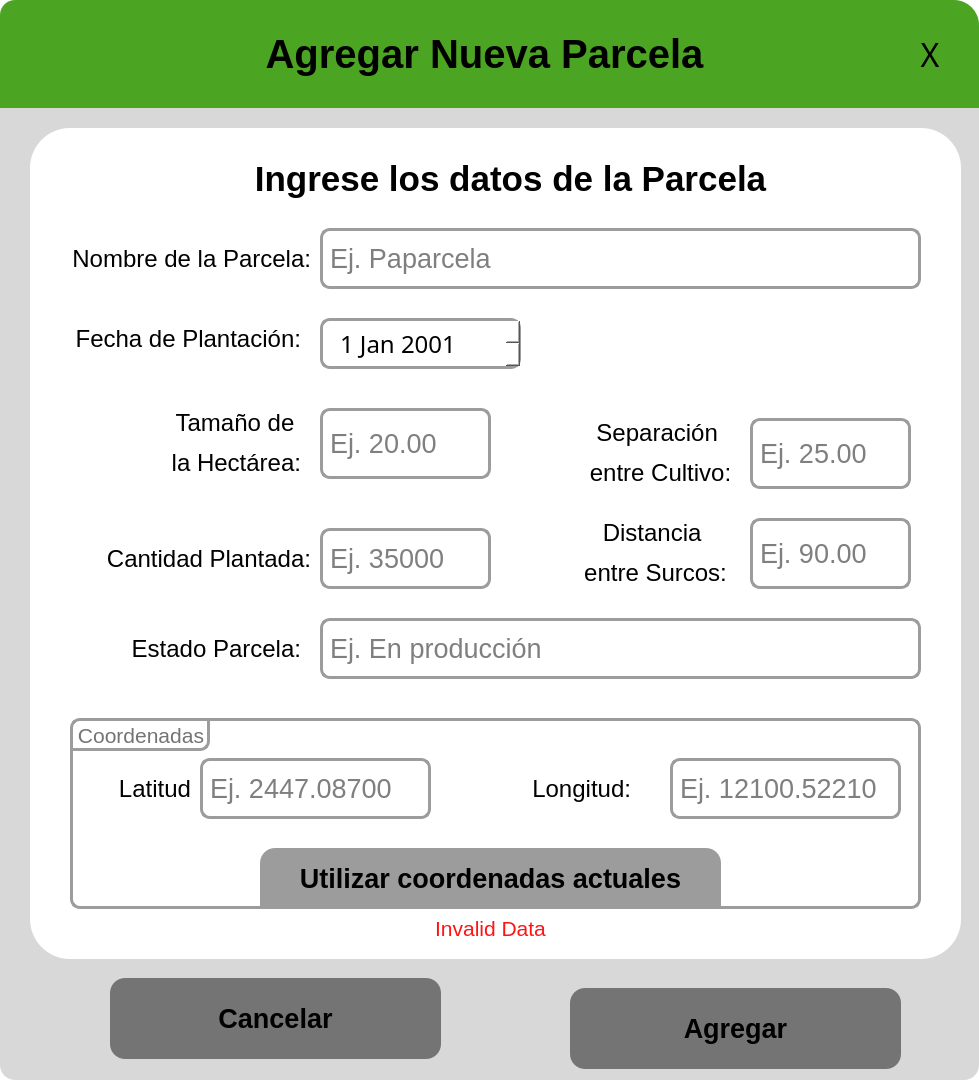
<?xml version="1.0" encoding="UTF-8"?>
<ui version="4.0">
 <class>addParcelaWindow</class>
 <widget class="QWidget" name="addParcelaWindow">
  <property name="geometry">
   <rect>
    <x>0</x>
    <y>0</y>
    <width>979</width>
    <height>1080</height>
   </rect>
  </property>
  <property name="windowTitle">
   <string>Form</string>
  </property>
  <property name="styleSheet">
   <string notr="true">border-radius: 15px;
background-color: rgba(61, 255, 181,0);</string>
  </property>
  <layout class="QGridLayout" name="gridLayout" rowstretch="10,90" columnstretch="90,10">
   <property name="leftMargin">
    <number>0</number>
   </property>
   <property name="topMargin">
    <number>0</number>
   </property>
   <property name="rightMargin">
    <number>0</number>
   </property>
   <property name="bottomMargin">
    <number>0</number>
   </property>
   <property name="spacing">
    <number>0</number>
   </property>
   <item row="0" column="0">
    <widget class="QGroupBox" name="logoutGroupBox">
     <property name="styleSheet">
      <string notr="true">background-color: rgb(76, 165, 34);
border-bottom-left-radius: 0px;
border-bottom-right-radius: 0px;
border-top-right-radius: 0px;

</string>
     </property>
     <property name="title">
      <string/>
     </property>
     <layout class="QGridLayout" name="logoutGroupBoxLayout" columnstretch="30,40,20">
      <property name="leftMargin">
       <number>0</number>
      </property>
      <property name="topMargin">
       <number>0</number>
      </property>
      <property name="rightMargin">
       <number>0</number>
      </property>
      <property name="bottomMargin">
       <number>0</number>
      </property>
      <property name="spacing">
       <number>0</number>
      </property>
      <item row="0" column="2">
       <spacer name="horizontalSpacerLogout">
        <property name="orientation">
         <enum>Qt::Horizontal</enum>
        </property>
        <property name="sizeHint" stdset="0">
         <size>
          <width>192</width>
          <height>20</height>
         </size>
        </property>
       </spacer>
      </item>
      <item row="0" column="1">
       <widget class="QLabel" name="titleLabel">
        <property name="font">
         <font>
          <family>Ubuntu</family>
          <pointsize>30</pointsize>
          <bold>true</bold>
         </font>
        </property>
        <property name="text">
         <string>Agregar Nueva Parcela</string>
        </property>
        <property name="alignment">
         <set>Qt::AlignCenter</set>
        </property>
        <property name="margin">
         <number>0</number>
        </property>
       </widget>
      </item>
      <item row="0" column="0">
       <spacer name="horizontalSpacer">
        <property name="orientation">
         <enum>Qt::Horizontal</enum>
        </property>
        <property name="sizeHint" stdset="0">
         <size>
          <width>40</width>
          <height>20</height>
         </size>
        </property>
       </spacer>
      </item>
     </layout>
    </widget>
   </item>
   <item row="0" column="1">
    <widget class="QPushButton" name="closeDialogButton">
     <property name="sizePolicy">
      <sizepolicy hsizetype="Preferred" vsizetype="Preferred">
       <horstretch>0</horstretch>
       <verstretch>0</verstretch>
      </sizepolicy>
     </property>
     <property name="font">
      <font>
       <family>Arial Rounded MT Bold</family>
       <pointsize>24</pointsize>
       <bold>false</bold>
      </font>
     </property>
     <property name="styleSheet">
      <string notr="true">QPushButton{
	background-color: rgb(76, 165, 34);
border-bottom-left-radius: 0px;
border-bottom-right-radius: 0px;
border-top-left-radius: 0px;
border-top-right-radius: 25px;
}
QPushButton:hover{
	
	background-color: rgb(190, 67, 42);
}</string>
     </property>
     <property name="text">
      <string>X</string>
     </property>
    </widget>
   </item>
   <item row="1" column="0" colspan="2">
    <widget class="QGroupBox" name="logoutOptionsGroupBox">
     <property name="styleSheet">
      <string notr="true">background-color: rgb(255, 255, 255);
background-color: rgb(216, 216, 216);
border-top-left-radius: 0px;
border-top-right-radius: 0px;</string>
     </property>
     <property name="title">
      <string/>
     </property>
     <widget class="QPushButton" name="acceptDialogButton">
      <property name="geometry">
       <rect>
        <x>570</x>
        <y>880</y>
        <width>331</width>
        <height>81</height>
       </rect>
      </property>
      <property name="sizePolicy">
       <sizepolicy hsizetype="Preferred" vsizetype="Preferred">
        <horstretch>0</horstretch>
        <verstretch>0</verstretch>
       </sizepolicy>
      </property>
      <property name="font">
       <font>
        <family>Ubuntu</family>
        <pointsize>20</pointsize>
        <bold>true</bold>
       </font>
      </property>
      <property name="styleSheet">
       <string notr="true">QPushButton{
background-color: rgb(116, 116, 116);
border-radius: 15px;
}
QPushButton:hover{
	
	background-color: rgb(76, 165, 34);
}</string>
      </property>
      <property name="text">
       <string>Agregar</string>
      </property>
     </widget>
     <widget class="QPushButton" name="cancelDialogButton">
      <property name="geometry">
       <rect>
        <x>110</x>
        <y>870</y>
        <width>331</width>
        <height>81</height>
       </rect>
      </property>
      <property name="sizePolicy">
       <sizepolicy hsizetype="Preferred" vsizetype="Preferred">
        <horstretch>0</horstretch>
        <verstretch>0</verstretch>
       </sizepolicy>
      </property>
      <property name="font">
       <font>
        <family>Ubuntu</family>
        <pointsize>20</pointsize>
        <bold>true</bold>
       </font>
      </property>
      <property name="styleSheet">
       <string notr="true">QPushButton{
background-color: rgb(116, 116, 116);
border-radius: 15px;
}
QPushButton:hover{
background-color: rgb(190, 67, 42);
}</string>
      </property>
      <property name="text">
       <string>Cancelar</string>
      </property>
     </widget>
     <widget class="QGroupBox" name="groupBox">
      <property name="geometry">
       <rect>
        <x>30</x>
        <y>20</y>
        <width>931</width>
        <height>831</height>
       </rect>
      </property>
      <property name="styleSheet">
       <string notr="true">background-color: rgb(255, 255, 255);
border-radius: 40px;</string>
      </property>
      <property name="title">
       <string/>
      </property>
      <widget class="QLineEdit" name="addSeparacionLineEdit">
       <property name="geometry">
        <rect>
         <x>720</x>
         <y>290</y>
         <width>161</width>
         <height>71</height>
        </rect>
       </property>
       <property name="font">
        <font>
         <family>Ubuntu</family>
         <pointsize>20</pointsize>
        </font>
       </property>
       <property name="styleSheet">
        <string notr="true">border: 3px solid;
border-radius: 10px;
border-color: rgb(156, 156, 156);
padding-left: 5px;</string>
       </property>
       <property name="text">
        <string/>
       </property>
       <property name="maxLength">
        <number>6</number>
       </property>
       <property name="placeholderText">
        <string>Ej. 25.00</string>
       </property>
      </widget>
      <widget class="QLabel" name="fechaLabel">
       <property name="geometry">
        <rect>
         <x>30</x>
         <y>180</y>
         <width>241</width>
         <height>61</height>
        </rect>
       </property>
       <property name="font">
        <font>
         <family>Ubuntu</family>
         <pointsize>18</pointsize>
        </font>
       </property>
       <property name="text">
        <string>Fecha de Plantación:</string>
       </property>
       <property name="alignment">
        <set>Qt::AlignRight|Qt::AlignTrailing|Qt::AlignVCenter</set>
       </property>
       <property name="margin">
        <number>3</number>
       </property>
      </widget>
      <widget class="QLabel" name="parcelaNameLabel">
       <property name="geometry">
        <rect>
         <x>30</x>
         <y>100</y>
         <width>251</width>
         <height>61</height>
        </rect>
       </property>
       <property name="font">
        <font>
         <family>Ubuntu</family>
         <pointsize>18</pointsize>
        </font>
       </property>
       <property name="text">
        <string>Nombre de la Parcela:</string>
       </property>
       <property name="alignment">
        <set>Qt::AlignRight|Qt::AlignTrailing|Qt::AlignVCenter</set>
       </property>
       <property name="margin">
        <number>3</number>
       </property>
      </widget>
      <widget class="QLabel" name="tamanoLabel">
       <property name="geometry">
        <rect>
         <x>120</x>
         <y>280</y>
         <width>151</width>
         <height>71</height>
        </rect>
       </property>
       <property name="font">
        <font>
         <family>Ubuntu</family>
         <pointsize>18</pointsize>
        </font>
       </property>
       <property name="text">
        <string>&lt;html&gt;&lt;head/&gt;&lt;body&gt;&lt;p&gt;Tamaño de &lt;/p&gt;&lt;p&gt;la Hectárea:&lt;/p&gt;&lt;/body&gt;&lt;/html&gt;</string>
       </property>
       <property name="alignment">
        <set>Qt::AlignRight|Qt::AlignTrailing|Qt::AlignVCenter</set>
       </property>
       <property name="margin">
        <number>3</number>
       </property>
      </widget>
      <widget class="QLabel" name="cantidadLabel">
       <property name="geometry">
        <rect>
         <x>20</x>
         <y>400</y>
         <width>261</width>
         <height>61</height>
        </rect>
       </property>
       <property name="font">
        <font>
         <family>Ubuntu</family>
         <pointsize>18</pointsize>
        </font>
       </property>
       <property name="text">
        <string>Cantidad Plantada:</string>
       </property>
       <property name="alignment">
        <set>Qt::AlignRight|Qt::AlignTrailing|Qt::AlignVCenter</set>
       </property>
       <property name="margin">
        <number>3</number>
       </property>
      </widget>
      <widget class="QLineEdit" name="addParcelaLineEdit">
       <property name="geometry">
        <rect>
         <x>290</x>
         <y>100</y>
         <width>601</width>
         <height>61</height>
        </rect>
       </property>
       <property name="font">
        <font>
         <family>Ubuntu</family>
         <pointsize>20</pointsize>
        </font>
       </property>
       <property name="styleSheet">
        <string notr="true">border: 3px solid;
border-radius: 10px;
border-color: rgb(156, 156, 156);
padding-left: 5px;</string>
       </property>
       <property name="text">
        <string/>
       </property>
       <property name="maxLength">
        <number>40</number>
       </property>
       <property name="placeholderText">
        <string>Ej. Paparcela</string>
       </property>
      </widget>
      <widget class="QLineEdit" name="addTamanoLineEdit">
       <property name="geometry">
        <rect>
         <x>290</x>
         <y>280</y>
         <width>171</width>
         <height>71</height>
        </rect>
       </property>
       <property name="font">
        <font>
         <family>Ubuntu</family>
         <pointsize>20</pointsize>
        </font>
       </property>
       <property name="styleSheet">
        <string notr="true">border: 3px solid;
border-radius: 10px;
border-color: rgb(156, 156, 156);
padding-left: 5px;</string>
       </property>
       <property name="text">
        <string/>
       </property>
       <property name="maxLength">
        <number>10</number>
       </property>
       <property name="placeholderText">
        <string>Ej. 20.00</string>
       </property>
      </widget>
      <widget class="QLineEdit" name="addCantidadLineEdit">
       <property name="geometry">
        <rect>
         <x>290</x>
         <y>400</y>
         <width>171</width>
         <height>61</height>
        </rect>
       </property>
       <property name="font">
        <font>
         <family>Ubuntu</family>
         <pointsize>20</pointsize>
        </font>
       </property>
       <property name="styleSheet">
        <string notr="true">border: 3px solid;
border-radius: 10px;
border-color: rgb(156, 156, 156);
padding-left: 5px;</string>
       </property>
       <property name="text">
        <string/>
       </property>
       <property name="maxLength">
        <number>9</number>
       </property>
       <property name="placeholderText">
        <string>Ej. 35000</string>
       </property>
      </widget>
      <widget class="QLabel" name="separacionLabel">
       <property name="geometry">
        <rect>
         <x>550</x>
         <y>290</y>
         <width>161</width>
         <height>71</height>
        </rect>
       </property>
       <property name="font">
        <font>
         <family>Ubuntu</family>
         <pointsize>18</pointsize>
        </font>
       </property>
       <property name="text">
        <string>&lt;html&gt;&lt;head/&gt;&lt;body&gt;&lt;p align=&quot;center&quot;&gt;Separación &lt;/p&gt;&lt;p align=&quot;center&quot;&gt;entre Cultivo:&lt;/p&gt;&lt;/body&gt;&lt;/html&gt;</string>
       </property>
       <property name="alignment">
        <set>Qt::AlignRight|Qt::AlignTrailing|Qt::AlignVCenter</set>
       </property>
       <property name="margin">
        <number>3</number>
       </property>
      </widget>
      <widget class="QLabel" name="subtitleLabel">
       <property name="geometry">
        <rect>
         <x>200</x>
         <y>20</y>
         <width>561</width>
         <height>61</height>
        </rect>
       </property>
       <property name="font">
        <font>
         <family>Ubuntu</family>
         <pointsize>26</pointsize>
         <bold>true</bold>
        </font>
       </property>
       <property name="text">
        <string>Ingrese los datos de la Parcela</string>
       </property>
       <property name="alignment">
        <set>Qt::AlignCenter</set>
       </property>
       <property name="margin">
        <number>3</number>
       </property>
      </widget>
      <widget class="QLabel" name="errorLabel">
       <property name="geometry">
        <rect>
         <x>20</x>
         <y>780</y>
         <width>881</width>
         <height>41</height>
        </rect>
       </property>
       <property name="font">
        <font>
         <family>Ubuntu</family>
         <pointsize>16</pointsize>
        </font>
       </property>
       <property name="styleSheet">
        <string notr="true">color: rgb(255, 19, 19);</string>
       </property>
       <property name="text">
        <string>Invalid Data</string>
       </property>
       <property name="alignment">
        <set>Qt::AlignCenter</set>
       </property>
       <property name="margin">
        <number>3</number>
       </property>
      </widget>
      <widget class="QLabel" name="distanciaLabel">
       <property name="geometry">
        <rect>
         <x>550</x>
         <y>390</y>
         <width>151</width>
         <height>71</height>
        </rect>
       </property>
       <property name="font">
        <font>
         <family>Ubuntu</family>
         <pointsize>18</pointsize>
        </font>
       </property>
       <property name="text">
        <string>&lt;html&gt;&lt;head/&gt;&lt;body&gt;&lt;p align=&quot;center&quot;&gt;Distancia &lt;/p&gt;&lt;p align=&quot;center&quot;&gt;entre Surcos:&lt;/p&gt;&lt;/body&gt;&lt;/html&gt;</string>
       </property>
       <property name="alignment">
        <set>Qt::AlignRight|Qt::AlignTrailing|Qt::AlignVCenter</set>
       </property>
       <property name="margin">
        <number>3</number>
       </property>
      </widget>
      <widget class="QLineEdit" name="addEstadoLineEdit">
       <property name="geometry">
        <rect>
         <x>290</x>
         <y>490</y>
         <width>601</width>
         <height>61</height>
        </rect>
       </property>
       <property name="font">
        <font>
         <family>Ubuntu</family>
         <pointsize>20</pointsize>
        </font>
       </property>
       <property name="styleSheet">
        <string notr="true">border: 3px solid;
border-radius: 10px;
border-color: rgb(156, 156, 156);
padding-left: 5px;</string>
       </property>
       <property name="text">
        <string/>
       </property>
       <property name="maxLength">
        <number>40</number>
       </property>
       <property name="placeholderText">
        <string>Ej. En producción </string>
       </property>
      </widget>
      <widget class="QLabel" name="estadoLabel">
       <property name="geometry">
        <rect>
         <x>90</x>
         <y>490</y>
         <width>181</width>
         <height>61</height>
        </rect>
       </property>
       <property name="font">
        <font>
         <family>Ubuntu</family>
         <pointsize>18</pointsize>
        </font>
       </property>
       <property name="text">
        <string>Estado Parcela:</string>
       </property>
       <property name="alignment">
        <set>Qt::AlignRight|Qt::AlignTrailing|Qt::AlignVCenter</set>
       </property>
       <property name="margin">
        <number>3</number>
       </property>
      </widget>
      <widget class="QLineEdit" name="addDistanciaLineEdit">
       <property name="geometry">
        <rect>
         <x>720</x>
         <y>390</y>
         <width>161</width>
         <height>71</height>
        </rect>
       </property>
       <property name="font">
        <font>
         <family>Ubuntu</family>
         <pointsize>20</pointsize>
        </font>
       </property>
       <property name="styleSheet">
        <string notr="true">border: 3px solid;
border-radius: 10px;
border-color: rgb(156, 156, 156);
padding-left: 5px;</string>
       </property>
       <property name="text">
        <string/>
       </property>
       <property name="maxLength">
        <number>6</number>
       </property>
       <property name="placeholderText">
        <string>Ej. 90.00</string>
       </property>
      </widget>
      <widget class="QDateEdit" name="addFechaDateEdit">
       <property name="geometry">
        <rect>
         <x>290</x>
         <y>190</y>
         <width>201</width>
         <height>51</height>
        </rect>
       </property>
       <property name="palette">
        <palette>
         <active>
          <colorrole role="Button">
           <brush brushstyle="SolidPattern">
            <color alpha="255">
             <red>255</red>
             <green>255</green>
             <blue>255</blue>
            </color>
           </brush>
          </colorrole>
          <colorrole role="Base">
           <brush brushstyle="SolidPattern">
            <color alpha="255">
             <red>255</red>
             <green>255</green>
             <blue>255</blue>
            </color>
           </brush>
          </colorrole>
          <colorrole role="Window">
           <brush brushstyle="SolidPattern">
            <color alpha="255">
             <red>255</red>
             <green>255</green>
             <blue>255</blue>
            </color>
           </brush>
          </colorrole>
          <colorrole role="Highlight">
           <brush brushstyle="SolidPattern">
            <color alpha="255">
             <red>76</red>
             <green>165</green>
             <blue>34</blue>
            </color>
           </brush>
          </colorrole>
          <colorrole role="Link">
           <brush brushstyle="SolidPattern">
            <color alpha="255">
             <red>76</red>
             <green>165</green>
             <blue>34</blue>
            </color>
           </brush>
          </colorrole>
         </active>
         <inactive>
          <colorrole role="Button">
           <brush brushstyle="SolidPattern">
            <color alpha="255">
             <red>255</red>
             <green>255</green>
             <blue>255</blue>
            </color>
           </brush>
          </colorrole>
          <colorrole role="Base">
           <brush brushstyle="SolidPattern">
            <color alpha="255">
             <red>255</red>
             <green>255</green>
             <blue>255</blue>
            </color>
           </brush>
          </colorrole>
          <colorrole role="Window">
           <brush brushstyle="SolidPattern">
            <color alpha="255">
             <red>255</red>
             <green>255</green>
             <blue>255</blue>
            </color>
           </brush>
          </colorrole>
          <colorrole role="Highlight">
           <brush brushstyle="SolidPattern">
            <color alpha="255">
             <red>76</red>
             <green>165</green>
             <blue>34</blue>
            </color>
           </brush>
          </colorrole>
          <colorrole role="Link">
           <brush brushstyle="SolidPattern">
            <color alpha="255">
             <red>76</red>
             <green>165</green>
             <blue>34</blue>
            </color>
           </brush>
          </colorrole>
         </inactive>
         <disabled>
          <colorrole role="Button">
           <brush brushstyle="SolidPattern">
            <color alpha="255">
             <red>255</red>
             <green>255</green>
             <blue>255</blue>
            </color>
           </brush>
          </colorrole>
          <colorrole role="Base">
           <brush brushstyle="SolidPattern">
            <color alpha="255">
             <red>255</red>
             <green>255</green>
             <blue>255</blue>
            </color>
           </brush>
          </colorrole>
          <colorrole role="Window">
           <brush brushstyle="SolidPattern">
            <color alpha="255">
             <red>255</red>
             <green>255</green>
             <blue>255</blue>
            </color>
           </brush>
          </colorrole>
          <colorrole role="Link">
           <brush brushstyle="SolidPattern">
            <color alpha="255">
             <red>76</red>
             <green>165</green>
             <blue>34</blue>
            </color>
           </brush>
          </colorrole>
         </disabled>
        </palette>
       </property>
       <property name="font">
        <font>
         <family>Arial Rounded MT Bold</family>
         <pointsize>18</pointsize>
         <italic>false</italic>
         <bold>false</bold>
        </font>
       </property>
       <property name="styleSheet">
        <string notr="true">QDateEdit{
	font: 18pt &quot;Arial Rounded MT Bold&quot;;
padding-left: 15px;
border: 3px solid;
border-radius: 10px;
border-color: rgb(156, 156, 156);
}
QAbstractSpinBox::up-button {
image: url(:/Recursos/Icons/upArrowB.svg);
border-top-right-radius: 10px;
}
QAbstractSpinBox::up-button:hover {
background-color: rgb(136, 136, 136);
border-bottom-left-radius: 10px;
}
QAbstractSpinBox::up-button:pressed {
background-color: rgb(255, 255, 255);
border: 3px solid;
border-color: rgb(156, 156, 156);
}
QAbstractSpinBox::down-button {
image: url(:/Recursos/Icons/downArrowB.svg);
border-top-left-radius: 10px;
border-bottom-right-radius: 10px;
}
QAbstractSpinBox::down-button:hover {
background-color: rgb(136, 136, 136);
}
QAbstractSpinBox::down-button:pressed {
background-color: rgb(255, 255, 255);
border: 3px solid;
border-color: rgb(156, 156, 156);
}



</string>
       </property>
       <property name="wrapping">
        <bool>false</bool>
       </property>
       <property name="buttonSymbols">
        <enum>QAbstractSpinBox::UpDownArrows</enum>
       </property>
       <property name="accelerated">
        <bool>true</bool>
       </property>
       <property name="calendarPopup">
        <bool>false</bool>
       </property>
       <property name="date">
        <date>
         <year>2001</year>
         <month>1</month>
         <day>1</day>
        </date>
       </property>
      </widget>
      <widget class="QGroupBox" name="coordsGroupBox">
       <property name="geometry">
        <rect>
         <x>40</x>
         <y>590</y>
         <width>851</width>
         <height>191</height>
        </rect>
       </property>
       <property name="font">
        <font>
         <family>Ubuntu</family>
         <pointsize>16</pointsize>
         <italic>false</italic>
         <bold>false</bold>
        </font>
       </property>
       <property name="styleSheet">
        <string notr="true">QGroupBox{
border: 3px solid;
border-radius: 10px;
border-color: rgb(156, 156, 156);
	color: rgb(116, 116, 116);
}
QGroupBox::title {
	background-color: rgba(255, 255, 255, 0);
padding-top: 5px;
padding-left: 5px;
border-bottom: 3px solid;
border-right: 3px solid;
border-bottom-right-radius: 10px;
border-color:rgb(156, 156, 156);
}
</string>
       </property>
       <property name="title">
        <string>Coordenadas</string>
       </property>
       <property name="alignment">
        <set>Qt::AlignLeading|Qt::AlignLeft|Qt::AlignTop</set>
       </property>
       <property name="flat">
        <bool>false</bool>
       </property>
       <property name="checkable">
        <bool>false</bool>
       </property>
       <widget class="QLabel" name="latitudLabel">
        <property name="geometry">
         <rect>
          <x>30</x>
          <y>40</y>
          <width>91</width>
          <height>61</height>
         </rect>
        </property>
        <property name="font">
         <font>
          <family>Ubuntu</family>
          <pointsize>18</pointsize>
         </font>
        </property>
        <property name="styleSheet">
         <string notr="true">border: none;</string>
        </property>
        <property name="text">
         <string>Latitud</string>
        </property>
        <property name="alignment">
         <set>Qt::AlignRight|Qt::AlignTrailing|Qt::AlignVCenter</set>
        </property>
        <property name="margin">
         <number>3</number>
        </property>
       </widget>
       <widget class="QLineEdit" name="addLatitudLineEdit">
        <property name="geometry">
         <rect>
          <x>130</x>
          <y>40</y>
          <width>231</width>
          <height>61</height>
         </rect>
        </property>
        <property name="font">
         <font>
          <family>Ubuntu</family>
          <pointsize>20</pointsize>
         </font>
        </property>
        <property name="styleSheet">
         <string notr="true">border: 3px solid;
border-radius: 10px;
border-color: rgb(156, 156, 156);
padding-left: 5px;</string>
        </property>
        <property name="text">
         <string/>
        </property>
        <property name="maxLength">
         <number>10</number>
        </property>
        <property name="placeholderText">
         <string>Ej. 2447.08700</string>
        </property>
       </widget>
       <widget class="QLabel" name="longitudLabel">
        <property name="geometry">
         <rect>
          <x>440</x>
          <y>40</y>
          <width>121</width>
          <height>61</height>
         </rect>
        </property>
        <property name="font">
         <font>
          <family>Ubuntu</family>
          <pointsize>18</pointsize>
         </font>
        </property>
        <property name="styleSheet">
         <string notr="true">border: none;
</string>
        </property>
        <property name="text">
         <string>Longitud:</string>
        </property>
        <property name="alignment">
         <set>Qt::AlignRight|Qt::AlignTrailing|Qt::AlignVCenter</set>
        </property>
        <property name="margin">
         <number>3</number>
        </property>
       </widget>
       <widget class="QLineEdit" name="addLongitudLineEdit">
        <property name="geometry">
         <rect>
          <x>600</x>
          <y>40</y>
          <width>231</width>
          <height>61</height>
         </rect>
        </property>
        <property name="font">
         <font>
          <family>Ubuntu</family>
          <pointsize>20</pointsize>
         </font>
        </property>
        <property name="styleSheet">
         <string notr="true">border: 3px solid;
border-radius: 10px;
border-color: rgb(156, 156, 156);
padding-left: 5px;</string>
        </property>
        <property name="text">
         <string/>
        </property>
        <property name="maxLength">
         <number>10</number>
        </property>
        <property name="placeholderText">
         <string>Ej. 12100.52210</string>
        </property>
       </widget>
       <widget class="QPushButton" name="setCoordsButton">
        <property name="geometry">
         <rect>
          <x>190</x>
          <y>130</y>
          <width>461</width>
          <height>61</height>
         </rect>
        </property>
        <property name="sizePolicy">
         <sizepolicy hsizetype="Preferred" vsizetype="Preferred">
          <horstretch>0</horstretch>
          <verstretch>0</verstretch>
         </sizepolicy>
        </property>
        <property name="font">
         <font>
          <family>Ubuntu</family>
          <pointsize>20</pointsize>
          <bold>true</bold>
         </font>
        </property>
        <property name="styleSheet">
         <string notr="true">QPushButton{
background-color: rgb(156, 156, 156);
border-radius: 0px;
border-top-left-radius: 15px;
border-top-right-radius: 15px;
}
QPushButton:hover{
	background-color: rgb(20, 87, 105);
	color: rgb(255, 255, 255);
}</string>
        </property>
        <property name="text">
         <string>Utilizar coordenadas actuales</string>
        </property>
       </widget>
      </widget>
     </widget>
    </widget>
   </item>
  </layout>
 </widget>
 <tabstops>
  <tabstop>closeDialogButton</tabstop>
  <tabstop>addParcelaLineEdit</tabstop>
  <tabstop>addTamanoLineEdit</tabstop>
  <tabstop>addCantidadLineEdit</tabstop>
  <tabstop>addSeparacionLineEdit</tabstop>
  <tabstop>cancelDialogButton</tabstop>
  <tabstop>acceptDialogButton</tabstop>
 </tabstops>
 <resources>
  <include location="../../../Recursos/resources.qrc"/>
 </resources>
 <connections>
  <connection>
   <sender>closeDialogButton</sender>
   <signal>clicked()</signal>
   <receiver>addParcelaWindow</receiver>
   <slot>closeDialog()</slot>
   <hints>
    <hint type="sourcelabel">
     <x>978</x>
     <y>26</y>
    </hint>
    <hint type="destinationlabel">
     <x>630</x>
     <y>16</y>
    </hint>
   </hints>
  </connection>
  <connection>
   <sender>cancelDialogButton</sender>
   <signal>clicked()</signal>
   <receiver>addParcelaWindow</receiver>
   <slot>closeDialog()</slot>
   <hints>
    <hint type="sourcelabel">
     <x>176</x>
     <y>978</y>
    </hint>
    <hint type="destinationlabel">
     <x>636</x>
     <y>338</y>
    </hint>
   </hints>
  </connection>
  <connection>
   <sender>acceptDialogButton</sender>
   <signal>clicked()</signal>
   <receiver>addParcelaWindow</receiver>
   <slot>doDialogAction()</slot>
   <hints>
    <hint type="sourcelabel">
     <x>570</x>
     <y>988</y>
    </hint>
    <hint type="destinationlabel">
     <x>625</x>
     <y>343</y>
    </hint>
   </hints>
  </connection>
  <connection>
   <sender>setCoordsButton</sender>
   <signal>clicked()</signal>
   <receiver>addParcelaWindow</receiver>
   <slot>setCoordinates()</slot>
   <hints>
    <hint type="sourcelabel">
     <x>617</x>
     <y>886</y>
    </hint>
    <hint type="destinationlabel">
     <x>1053</x>
     <y>913</y>
    </hint>
   </hints>
  </connection>
 </connections>
 <slots>
  <slot>doDialogAction()</slot>
  <slot>closeDialog()</slot>
  <slot>setCoordinates()</slot>
 </slots>
</ui>
